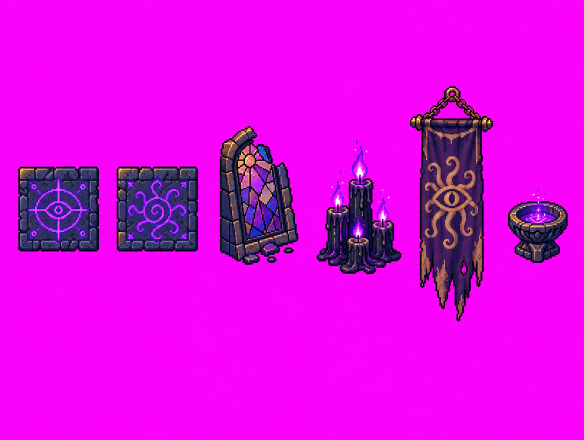
#> input picture art/source/chapel_sheet.png, 1168 x 880 px (shown at 1/2 size)
$ python prepare_chapel.py
#> lines starting #> are read from the running program, lines starting #| are printed output that depends on the picture; after the words box and inside, x2 and y2 are one past the last pixel; in counts of white or black regions, pixels touching at a corner belong together
### tools/sheet_cut.py
"""0.16: utilitários para recortar folhas de sprites geradas por IA com fundo magenta (#FF00FF).

A IA não respeita tamanhos exatos: cada folha é lida como imagem, o magenta vira transparente
(com tolerância e limpeza da franja rosada), as "ilhas" de cada peça são detectadas sozinhas e
cada peça é levada ao tamanho-alvo do jogo com NEAREST NEIGHBOR (pixel art, sem suavização).
Usado por tools/prepare_{workshop,market,chapel,cracked_walls,tentacle_gate,map_icons}.py.
Requer numpy, pillow e scipy.
"""
from pathlib import Path
import numpy as np
from PIL import Image, ImageDraw
from scipy import ndimage

ROOT = Path(__file__).resolve().parents[1]
SRC = ROOT / "art/source"
PREVIEW_BG = (58, 62, 70)


def key_magenta(img: Image.Image, tol: int = 70, fringe: int = 2) -> np.ndarray:
    """RGBA com o magenta removido. tol = quanto o pixel pode fugir do magenta puro.
    A franja (pixels rosados colados no fundo) é apagada ou tem o rosa retirado (despill)."""
#> called with tol = 70, fringe = 2
    a = np.asarray(img.convert("RGB")).astype(np.int16)
    r, g, b = a[..., 0], a[..., 1], a[..., 2]
    mag = np.minimum(r, b) - g                      # alto no magenta, ~0 em cores comuns
    bg = (mag > 255 - tol) | ((r > 200) & (b > 200) & (g < 90))
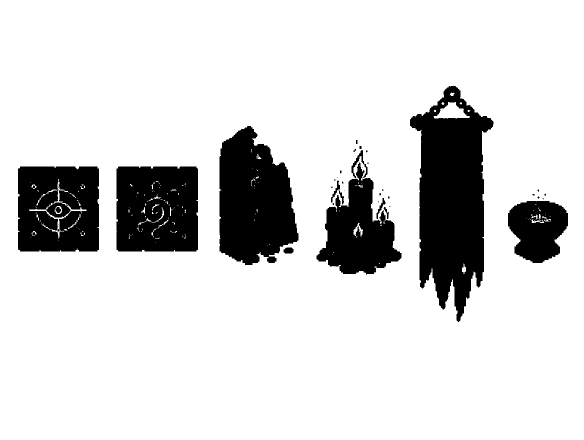
#> bg: shape (880, 1168) bool (shown at 1/2 size); 84% white; 40 black regions (26 under 20 px), largest, box (x1, y1, x2, y2) and area: (820, 172, 987, 644) 47717, (439, 252, 597, 530) 32385, (233, 333, 396, 503) 26831
    alpha = np.where(bg, 0, 255).astype(np.uint8)
    # franja: até `fringe` px do fundo, pixels ainda puxados para o magenta somem
    near = ndimage.binary_dilation(bg, iterations=fringe) & ~bg
#> near: shape (880, 1168) bool; 1.8% white in thin lines or dots, all inside (x1, y1, x2, y2) = (36, 172, 1136, 644)
    pinkish = near & (mag > 55) & (r > g + 40) & (b > g + 40)
    alpha[pinkish] = 0
#> alpha: shape (880, 1168); 15.1% white; 42 white regions (28 under 20 px), largest, box (x1, y1, x2, y2) and area: (820, 173, 986, 643) 46323, (440, 253, 596, 529) 31152, (234, 333, 396, 503) 24810
    # despill no resto da borda: tira o excesso de vermelho+azul em relação ao verde
    edge = ndimage.binary_dilation(alpha == 0, iterations=fringe) & (alpha > 0)
#> edge: shape (880, 1168) bool; 1.7% white in thin lines or dots, all inside (x1, y1, x2, y2) = (37, 173, 1135, 643)
    out = a.copy()
    spill = np.clip(mag - 25, 0, None)
    for c in (0, 2):
        ch = out[..., c]
        ch[edge] = np.clip(ch[edge] - spill[edge] // 2, 0, 255)
    return np.dstack([out.clip(0, 255).astype(np.uint8), alpha])


def islands(rgba: np.ndarray, merge: int = 10, min_area: int = 400) -> list:
    """Caixas (x0, y0, x1, y1) de cada peça. `merge` junta partes próximas (faíscas, chamas, cordas)."""
#> called with merge = 14, min_area = 400
    solid = rgba[..., 3] > 0
    grown = ndimage.binary_dilation(solid, iterations=merge)
#> grown: shape (880, 1168) bool; 22.4% white; 6 white regions, box (x1, y1, x2, y2) and area: (806, 159, 1000, 657) 64999, (426, 239, 610, 543) 43134, (220, 319, 410, 517) 36679, (23, 319, 212, 517) 36452, (620, 284, 817, 562) 32002, (1002, 374, 1149, 540) 17014
    lab, _ = ndimage.label(grown)
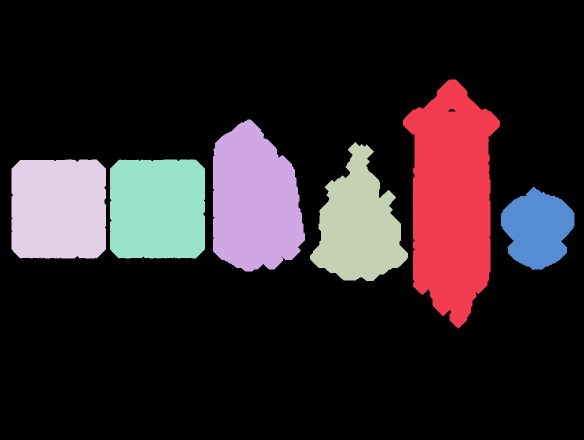
#> lab: shape (880, 1168) int32 (shown at 1/2 size); 7 distinct labels, from 0 to 6; one colour per label, 0 black
    boxes = []
    for sl in ndimage.find_objects(lab):
        if sl is None: continue
        y0, y1, x0, x1 = sl[0].start, sl[0].stop, sl[1].start, sl[1].stop
        if solid[y0:y1, x0:x1].sum() < min_area: continue
        # encolhe de volta ao pixel sólido
        ys, xs = np.nonzero(solid[y0:y1, x0:x1])
        boxes.append((x0 + xs.min(), y0 + ys.min(), x0 + xs.max() + 1, y0 + ys.max() + 1))
#> this loop made 6 passes
#> (y0, y1, x0, x1) on passes 1 to 6: (159, 657, 806, 1000), (239, 543, 426, 610), (284, 562, 620, 817), (319, 517, 23, 212), (319, 517, 220, 410), (374, 540, 1002, 1149)
#> after the loop, boxes = [(820, 173, 986, 643), (440, 253, 596, 529), (634, 298, 803, 548), (37, 333, 198, 503), (234, 333, 396, 503), (1016, 388, 1135, 526)]
    return boxes


def reading_order(boxes: list, row_tol: float = 0.5) -> list:
    """Ordena em linhas (de cima para baixo) e, dentro da linha, da esquerda para a direita."""
#> called with row_tol = 0.5
    boxes = sorted(boxes, key=lambda b: (b[1] + b[3]) / 2)
#> boxes = [(440, 253, 596, 529), (820, 173, 986, 643), (37, 333, 198, 503), (234, 333, 396, 503), (634, 298, 803, 548), (1016, 388, 1135, 526)]
    rows, row = [], []
    for b in boxes:
        cy, h = (b[1] + b[3]) / 2, b[3] - b[1]
        if row:
            rcy = np.mean([(q[1] + q[3]) / 2 for q in row]); rh = np.mean([q[3] - q[1] for q in row])
            if abs(cy - rcy) > row_tol * max(h, rh):
                rows.append(row); row = []
        row.append(b)
#> this loop made 6 passes
#> (b, cy, h, rcy, rh) on passes 2 to 6: ((820, 173, 986, 643), 408, 470, 391, 276), ((37, 333, 198, 503), 418, 170, 399.5, 373), ((234, 333, 396, 503), 418, 170, 405.7, 305.3), ((634, 298, 803, 548), 423, 250, 408.8, 271.5), ((1016, 388, 1135, 526), 457, 138, 411.6, 267.2)
#> (b, cy, h) on pass 1: ((440, 253, 596, 529), 391, 276)
#> after the loop, rcy = 411.6; rh = 267.2; row has the same summary as boxes; rows = []
    if row: rows.append(row)
    return [b for r in rows for b in sorted(r, key=lambda q: q[0])]


def fit(piece: Image.Image, size: tuple, mode: str = "contain", anchor: str = "bottom") -> Image.Image:
    """Leva a peça ao tamanho-alvo com NEAREST. contain = mantém a proporção dentro da caixa
    (sobra transparente, pés no chão); stretch = preenche exato (pisos); cover = preenche cortando."""
    w, h = size
    if mode == "stretch":
        return piece.resize((w, h), Image.NEAREST)
    s = min(w / piece.width, h / piece.height) if mode == "contain" else max(w / piece.width, h / piece.height)
    nw, nh = max(1, round(piece.width * s)), max(1, round(piece.height * s))
    small = piece.resize((nw, nh), Image.NEAREST)
    out = Image.new("RGBA", (w, h), (0, 0, 0, 0))
    x = (w - nw) // 2
    y = (h - nh) if anchor == "bottom" else (h - nh) // 2
    out.alpha_composite(small, (x, y)) if mode == "contain" else out.paste(small.crop((-x, -y, -x + w, -y + h)))
    return out


def seamless_score(tile: Image.Image) -> float:
    """Diferença média entre bordas opostas (0 = fecha perfeito). Acima de ~40 a emenda aparece."""
    a = np.asarray(tile.convert("RGB")).astype(float)
    return float((np.abs(a[0] - a[-1]).mean() + np.abs(a[:, 0] - a[:, -1]).mean()) / 2)


# [10 lines left out: function make_seamless, not called in this run]


def tile_3x3(tile: Image.Image) -> Image.Image:
    out = Image.new("RGBA", (tile.width * 3, tile.height * 3))
    for y in range(3):
        for x in range(3): out.paste(tile, (x * tile.width, y * tile.height))
    return out


def cut_sheet(sheet_name: str, names: list, merge: int = 10, min_area: int = 400, tol: int = 70) -> dict:
    """Recorta a folha e devolve {nome: Image RGBA recortada no tamanho original}. Confere a contagem."""
    rgba = key_magenta(Image.open(SRC / sheet_name), tol)
    boxes = reading_order(islands(rgba, merge, min_area))
#> boxes = [(37, 333, 198, 503), (234, 333, 396, 503), (440, 253, 596, 529), (634, 298, 803, 548), (820, 173, 986, 643), (1016, 388, 1135, 526)]
    if len(boxes) != len(names):
        raise SystemExit(f"{sheet_name}: achei {len(boxes)} peças, esperava {len(names)}: {boxes}")
    img = Image.fromarray(rgba, "RGBA")
    return {n: img.crop(b) for n, b in zip(names, boxes)}


def _grid(cells: list, zoom: int, cols: int) -> Image.Image:
    cw = max(im.width for _, im in cells) * zoom + 24
    ch = max(im.height for _, im in cells) * zoom + 40
    rows = (len(cells) + cols - 1) // cols
    out = Image.new("RGBA", (cw * min(cols, len(cells)), ch * rows), PREVIEW_BG + (255,))
    d = ImageDraw.Draw(out)
    for i, (n, im) in enumerate(cells):
        x, y = (i % cols) * cw, (i // cols) * ch
        big = im.resize((im.width * zoom, im.height * zoom), Image.NEAREST)
        out.alpha_composite(big, (x + (cw - big.width) // 2, y + 8))
        d.text((x + 6, y + ch - 26), f"{n} {im.width}x{im.height}", fill=(230, 230, 220))
    return out


def preview(items: dict, path: Path, zoom: int = 2, cols: int = 5, extra: dict | None = None) -> None:
    """Prévia das peças prontas numa grade, sobre fundo neutro; pisos repetidos 3x3 numa faixa própria."""
    parts = [_grid(list(items.items()), zoom, cols)]
    if extra: parts.append(_grid(list(extra.items()), 1, 4))
    out = Image.new("RGBA", (max(p.width for p in parts), sum(p.height for p in parts)), PREVIEW_BG + (255,))
    y = 0
    for p in parts: out.alpha_composite(p, (0, y)); y += p.height
    path.parent.mkdir(parents=True, exist_ok=True)
    out.convert("RGB").save(path)


def run(sheet: str, out_dir: str, pieces: list, preview_name: str, merge: int = 10, min_area: int = 400,
        uniform: bool = False, seamless_fix: bool = True) -> dict:
    """pieces: [(nome, (w, h), modo)] na ordem de leitura da folha. modo: contain | stretch | floor.
    uniform = mesma escala para todas as peças (paredes, ícones): tijolos/traços do mesmo tamanho.
    Pisos ("floor") são esticados para o alvo, testados 3x3 e, se a emenda aparecer, mesclados 2 px."""
    raw = cut_sheet(sheet, [p[0] for p in pieces], merge, min_area)
#> raw = 6 items
    out = ROOT / out_dir
    out.mkdir(parents=True, exist_ok=True)
    scale = None
    if uniform:
        scale = min(min(sz[0] / raw[n].width, sz[1] / raw[n].height) for n, sz, _ in pieces)
    done, extra, report = {}, {}, []
    for name, size, mode in pieces:
        im = raw[name]
        if mode == "floor":
            tile = fit(im, size, "stretch")
            before = seamless_score(tile)
            if seamless_fix and before > 40:
                tile = make_seamless(tile)
            after = seamless_score(tile)
            report.append(f"{name}: emenda {before:.0f} -> {after:.0f}" + ("  (VISÍVEL)" if after > 40 else ""))
            extra[name + " 3x3"] = tile_3x3(tile)
        elif scale is not None:
            small = im.resize((max(1, round(im.width * scale)), max(1, round(im.height * scale))), Image.NEAREST)
            tile = Image.new("RGBA", size, (0, 0, 0, 0))
            tile.alpha_composite(small, ((size[0] - small.width) // 2, size[1] - small.height))
        else:
            tile = fit(im, size, "contain")
        tile.save(out / f"{name}.png")
        done[name] = tile
#> this loop made 6 passes
#> (before, after) on passes 1 to 2: (22.49, 22.49), (22.33, 22.33)
#> pass 1, in seamless_score, `a = np.asarray(tile.convert("RGB")).astype(float)`:
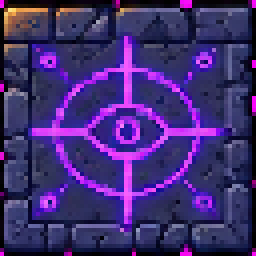
#> a: shape (64, 64, 3) float64 (shown 4 times larger); mean R, G, B 64.8, 43.8, 114.1
#> after the loop:
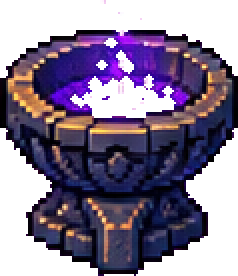
#> im: PIL image 119x138 RGBA (shown 2 times larger); mean R, G, B, A 127.8, 30.7, 143.6, 158.3; transparent parts drawn white
#> after the loop:
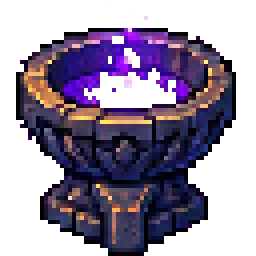
#> tile: PIL image 64x64 RGBA (shown 4 times larger); mean R, G, B, A 33.8, 23.8, 45, 135.9; transparent parts drawn white
#> after the loop, done = 6 items; extra = 2 items; report = ['chapel_floor_eye: emenda 22 -> 22', 'chapel_floor_spiral: emenda 22 -> 22']
    preview(done, ROOT / "art" / preview_name, extra=extra)
#> call 2 of _grid, with zoom = 1, cols = 4
#> after the loop in _grid (call 2), `for i, (n, im) in enumerate(cells):`:
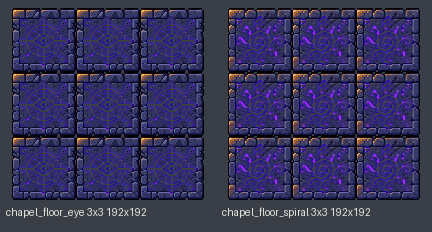
#> out: PIL image 432x232 RGBA; mean R, G, B, A 54.1, 50.7, 90, 255
#> the loop in preview, `for p in parts: out.alpha_composite(p, (0, y)); y += p.height` made 2 passes
#> y on passes 1 to 2: 592, 824
#> after the loop in preview, `for p in parts: out.alpha_composite(p, (0, y)); y += p.height`:
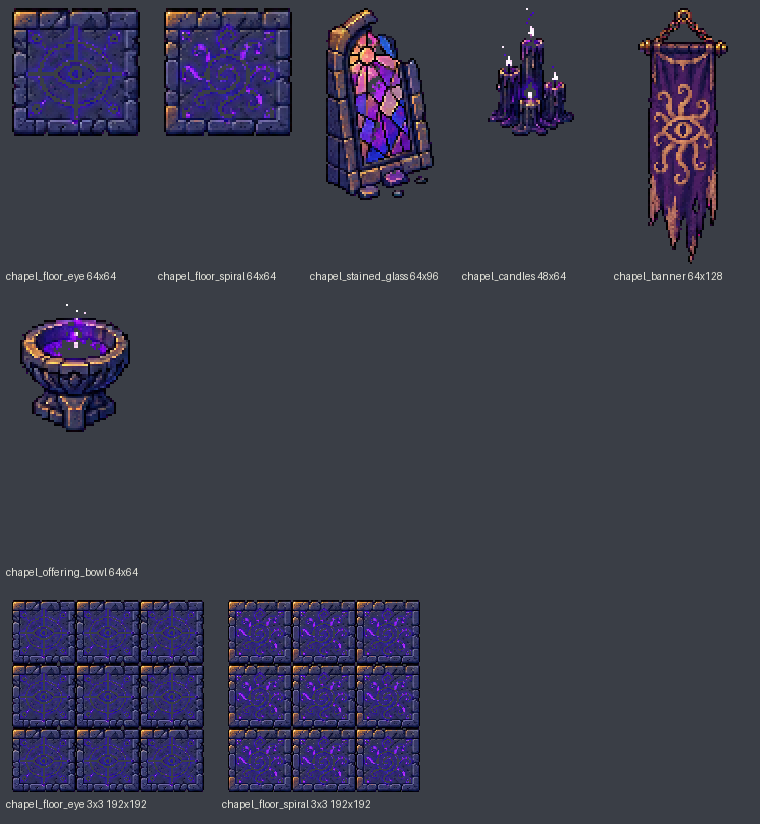
#> out: PIL image 760x824 RGBA; mean R, G, B, A 58.4, 58.6, 75.8, 255
#> after the loop in preview, `for p in parts: out.alpha_composite(p, (0, y)); y += p.height`: y = 824
    for line in report: print("  " + line)
#> this loop made 2 passes
#> line on passes 1 to 2: 'chapel_floor_eye: emenda 22 -> 22', 'chapel_floor_spiral: emenda 22 -> 22'
#|   chapel_floor_eye: emenda 22 -> 22
#|   chapel_floor_spiral: emenda 22 -> 22
    print(f"{sheet}: {len(done)} peças -> {out_dir}  (prévia art/{preview_name})")
#| chapel_sheet.png: 6 peças -> assets/environment/docks12/chapel  (prévia art/chapel-preview.png)
    return done

### tools/prepare_chapel.py
"""0.16: recorta art/source/chapel_sheet.png (fundo magenta) para a Sala 10 • Capela do Culto.
Saída: assets/environment/docks12/chapel/ + prévia art/chapel-preview.png.
Uso: python3 tools/prepare_chapel.py  (numpy, pillow, scipy)"""
from sheet_cut import run

PIECES = [
    ("chapel_floor_eye", (64, 64), "floor"), ("chapel_floor_spiral", (64, 64), "floor"),
    ("chapel_stained_glass", (64, 96), "contain"), ("chapel_candles", (48, 64), "contain"),
    ("chapel_banner", (64, 128), "contain"), ("chapel_offering_bowl", (64, 64), "contain")]

if __name__ == "__main__":
    run("chapel_sheet.png", "assets/environment/docks12/chapel", PIECES, "chapel-preview.png", merge=14)
